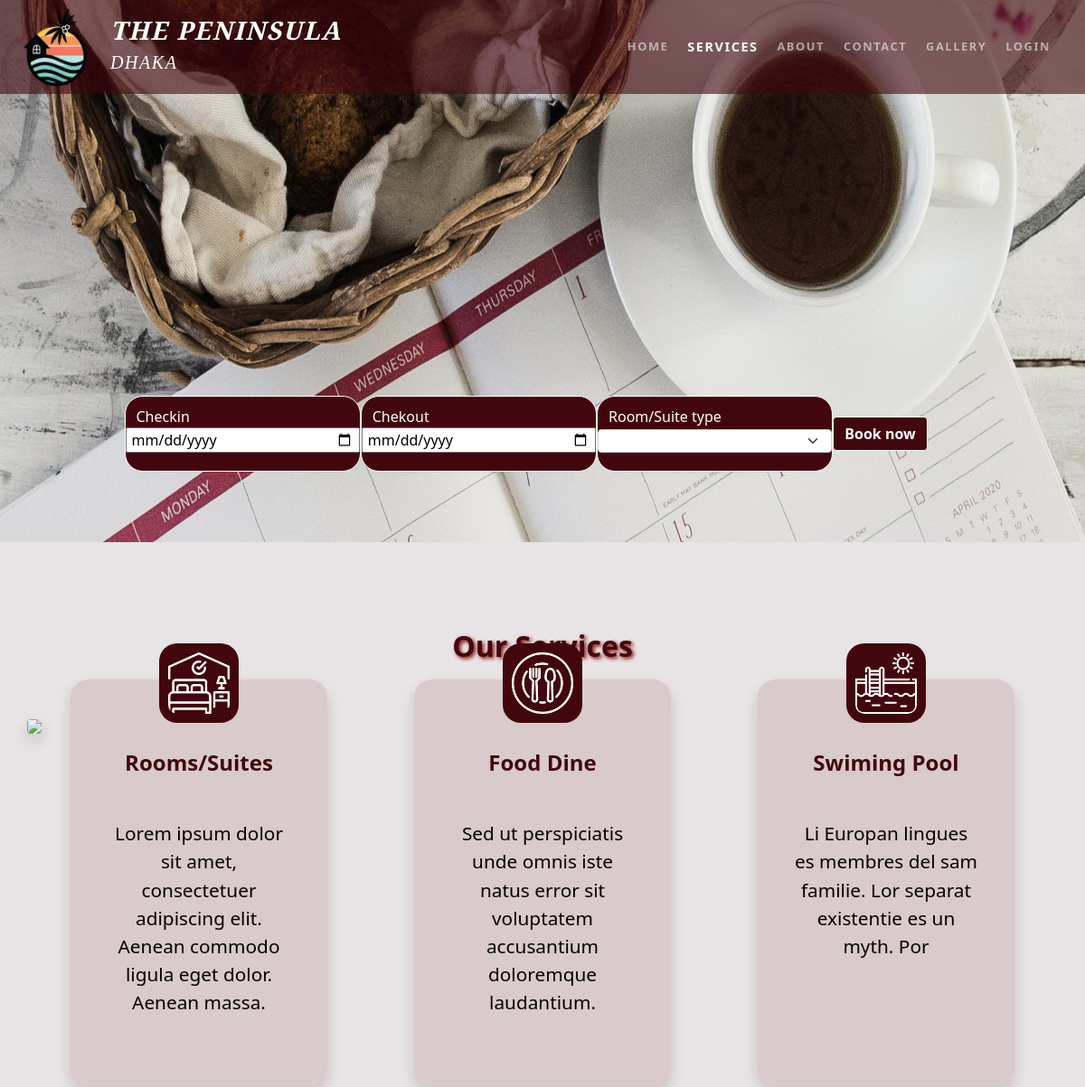
The app's page /services.php (upper part), older data.
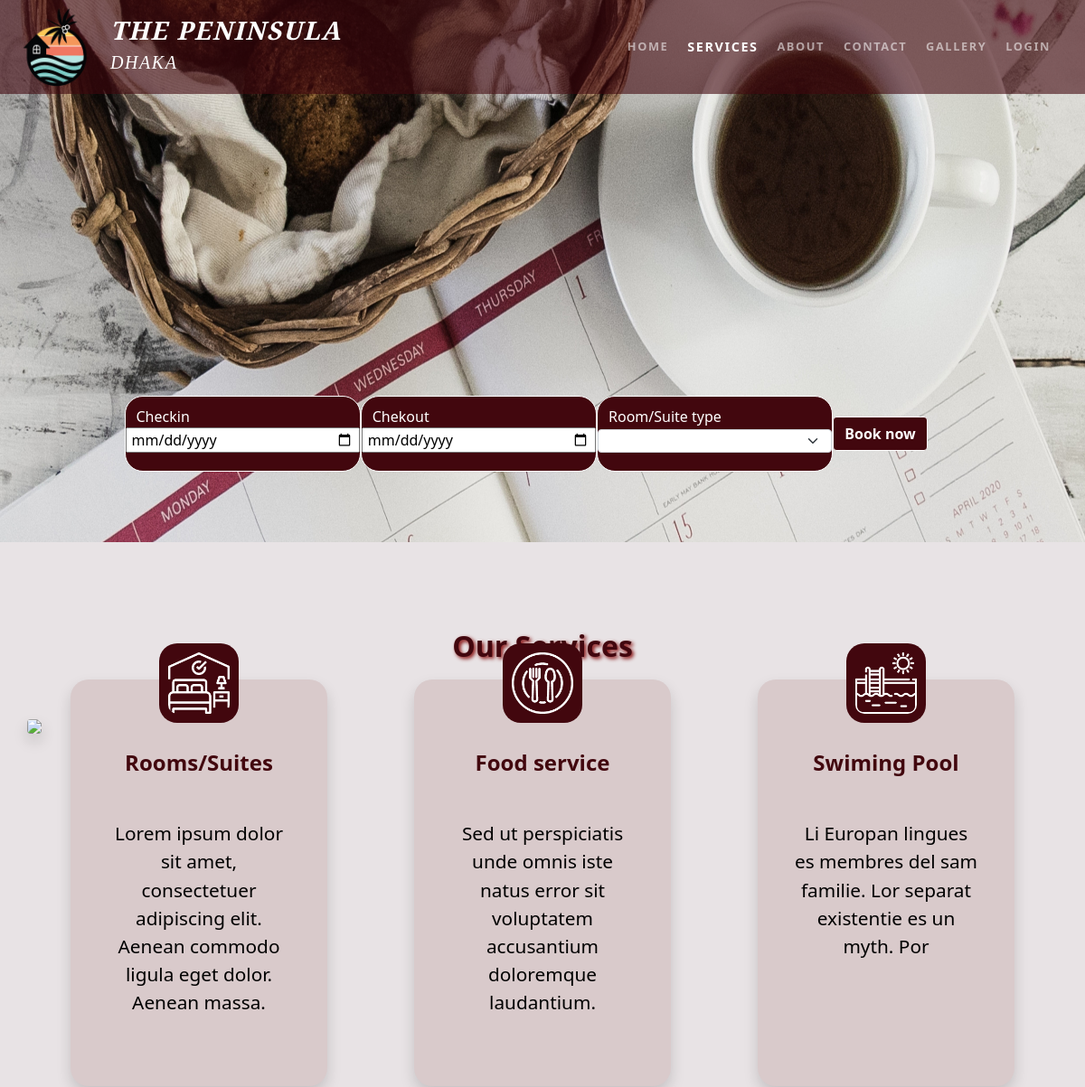
The same page, newer data.
### tables this page shows
CREATE TABLE `service` (
  `service_id` int(11) NOT NULL,
  `service_name` varchar(255) NOT NULL,
  `service_details` varchar(500) NOT NULL,
  `service_photo` varchar(255) NOT NULL
);

### services.php (the view, shortened to what this page needs)
<!doctype html>
<html lang="en">
	<head>
		<?php $page='services'; include 'includes/head.php'; ?>
	</head>
	<body>
		<header>
			<?php include 'includes/navbar.php'; ?>
		</header>
		<div class="booking-img">
			<img src="images/booking.jpg" class="img-fluid background-image">
			<div class="container booking-form">
				<form action="booking.php" method="POST" >
					<div class="row schedule justify-content-center">
						<div class="col-11">
							<div class="row">
								<div class="col-xs-6 col-sm-6 col-md-3 checkin border border-white rounded-pill">
									<div class="row">
										<label for="checkin">Checkin</label>
										<input id="checkin" type="date" name="checkin" value="">
									</div>
								</div>
								<div class="col-xs-6 col-sm-6 col-md-3 checkout border border-white rounded-pill">
									<div class="row">
										<label for="checkout">Chekout</label>
										<input id="checkout"type="date" name="checkout" value="">
									</div>
								</div>
								<div class="col-xs-6 col-sm-6 col-md-3 type border border-white rounded-pill">
									<div class="row">
										<p>Room/Suite type</p>
										<select class="form-select" name="room_type" id="type" required>
										    <option selected></option>
										    <option value="Deluxe">Deluxe</option>
										  </select>
									</div>
								</div>
								<div class="col-xs-6 col-sm-6 col-md-3 booking">
									<button type="submit" class="btn btn-book ">Book now</button>
								</div>
							</div>
						</div>
					</div>
				</form>
			</div>
		</div>
		<div class="container p-0 py-5 services">
			<h2 class="text-center p-5">Our Services</h2>
			<img src="images/services.jpg" class="img-fluid shadow rounded">
			<div class="container">
				<div class="row  justify-content-center service_blocks">
					<?php
						require_once('db/connection.php');
						$query="SELECT * FROM service";
						$result= mysqli_query($link,$query);
						$num_of_rows= mysqli_num_rows($result);
						if($num_of_rows){
							while($service=mysqli_fetch_assoc($result)){
					?>
							<div class="col-12 col-md-6 col-lg-4 p-5">
								<div class="blk text-wrap w-100 shadow">
									<img class="icons img-fluid  " src="images/<?php echo $service['service_photo']; ?>" />
									<h4><?php echo $service['service_name']; ?></h4>
									<p ><?php echo $service['service_details']; ?></p>
								</div>
							</div>
					<?php
							}
						}
					?>
				</div>
			</div>
		</div>
	</body>
</html>

Row changes from the older to the newer data that the page shows:
changed service: service_name "Food Dine" → "Food service"
